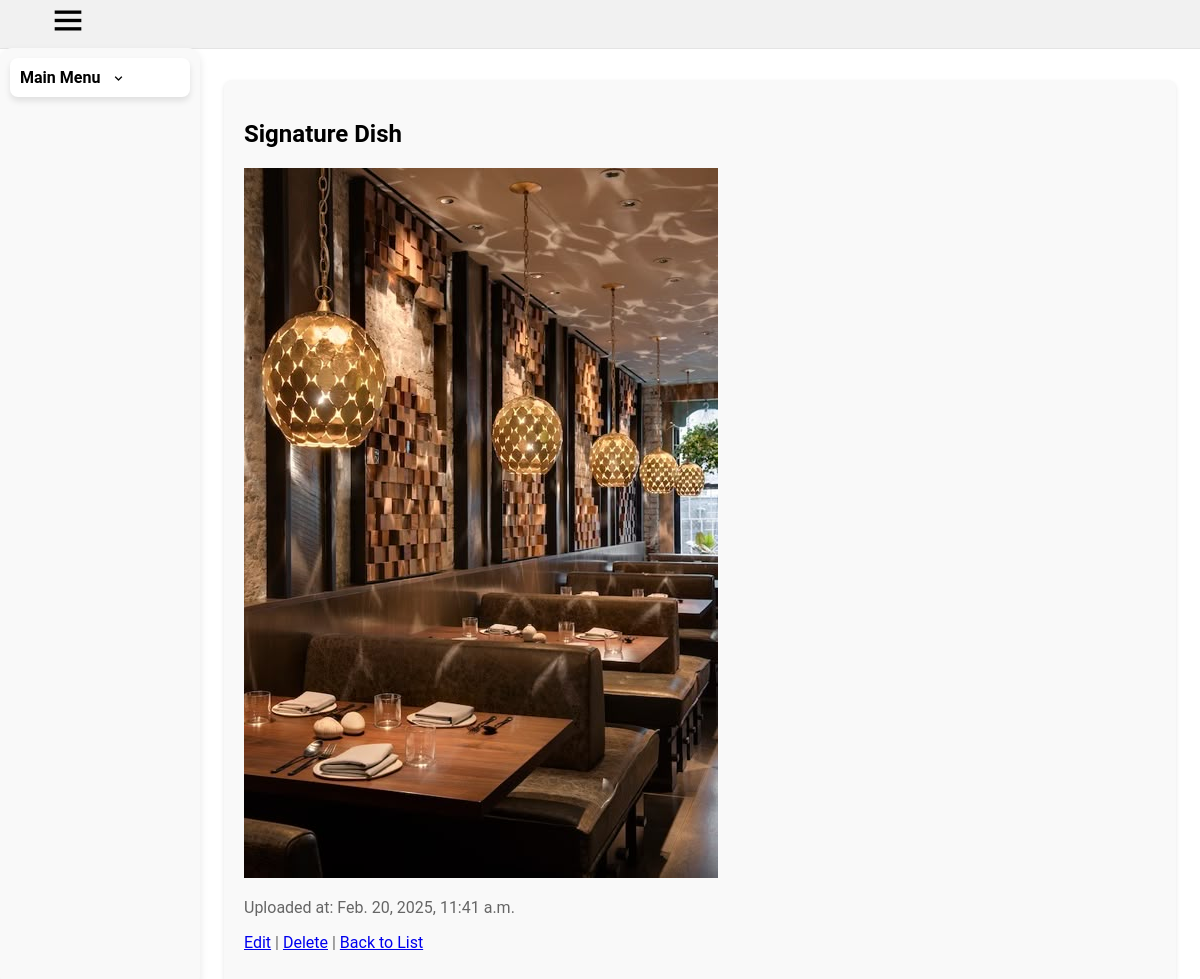
/gallery/1/, run on the app's committed database.
### base/models.py (models this page shows, shortened)
class GalleryImage(models.Model):
    image = models.ImageField(upload_to="gallery/", help_text="Upload a gallery image")
    caption = models.CharField(max_length=255, help_text="Short caption for the image")
    uploaded_at = models.DateTimeField(auto_now_add=True)

### base/views.py (the view)
# urls.py: path('gallery/<int:pk>/', views.GalleryImageDetailView.as_view(), name='galleryimage_detail'),
class GalleryImageDetailView(DetailView):
    model = GalleryImage
    template_name = 'base/galleryimage_detail.html'

### base/templates/base/galleryimage_detail.html
{% extends "dashboard/base.html" %}
{% block content %}
  <h1>{{ object.caption }}</h1>
  <img src="{{ object.image.url }}" alt="{{ object.caption }}">
  <p>Uploaded at: {{ object.uploaded_at }}</p>
  <p>
    <a href="{% url 'base:galleryimage_update' object.pk %}">Edit</a> |
    <a href="{% url 'base:galleryimage_delete' object.pk %}">Delete</a> |
    <a href="{% url 'base:galleryimage_list' %}">Back to List</a>
  </p>
{% endblock %}

### dashboard/static/dashboard/css/styles.css (style rules this page uses)
body { overflow: scroll; overflow-x: hidden; font-family: Roboto, Arial; margin: 0; padding-top: 80px; padding-left: 96px; padding-right: 24px; background-color: white }
.container p { color: #666; }

### data on the page
GalleryImage: caption "Signature Dish", image (picture), uploaded_at "Feb. 20, 2025, 11:41 a.m."
